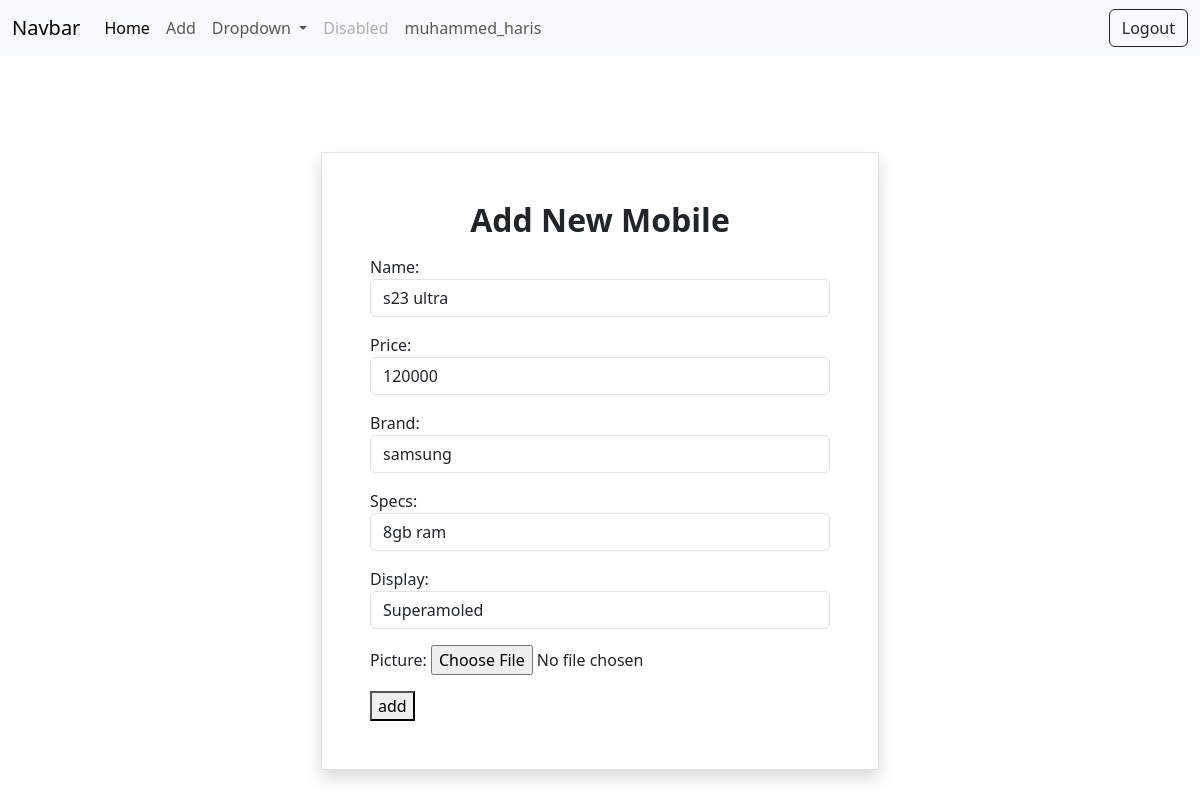
Before: /mobiles/6/change (signed in) with the older database file.
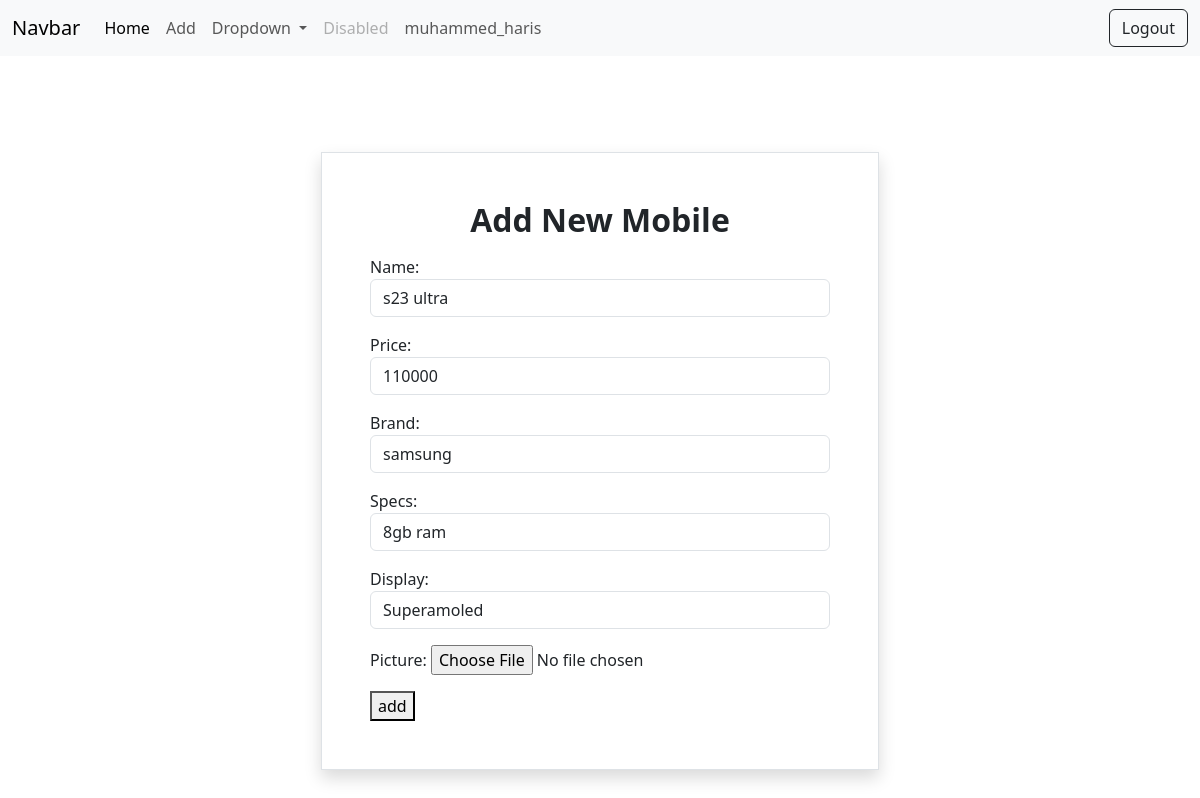
After: the same page with the newer database file.
### mobile/models.py (models this page shows, shortened)
class Mobiles(models.Model):
    name=models.CharField(max_length=200,unique=True)
    price=models.PositiveIntegerField()
    brand=models.CharField(max_length=200)
    specs=models.CharField(max_length=200)
    display=models.CharField(max_length=200)
    picture=models.ImageField(upload_to="images",null=True)

### mobile/views.py (the view, shortened to what this page needs)
# urls.py: path("mobiles/<int:pk>/change",views.MobileUpdateView.as_view(),name="mobile-change"),
@method_decorator(signin_required,name="dispatch")
class MobileUpdateView(View):
    def get(self,request,*args,**kwargs):
        id=kwargs.get("pk")
        obj=Mobiles.objects.get(id=id)
        form=MobileForm(instance=obj)
        return render(request,"mobile_edit.html",{"form":form})

### mobile/forms.py
class MobileForm(forms.ModelForm):
    class Meta:
        model=Mobiles
        fields="__all__"
        widgets={
            "name":forms.TextInput(attrs={"class":"form-control","placeholder":"enter name"}),
            "price":forms.NumberInput(attrs={"class":"form-control","placeholder":"enter price"}),
            "brand":forms.TextInput(attrs={"class":"form-control","placeholder":"enter brand name"}),
            "specs":forms.TextInput(attrs={"class":"form-control","placeholder":"enter specifications"}),
            "display":forms.TextInput(attrs={"class":"form-control","placeholder":"enter display type"}),
        }

### mobile/views.py (called while the page is built)
def signin_required(fn):
    def wrapper(request,*args,**kwargs):
        if not request.user.is_authenticated:
            messages.error(request,"invalid session")
            return redirect("signin")
        else:
            return fn(request,*args,**kwargs)
    return wrapper

### mobile/templates/mobile_edit.html (shortened to what this page needs)
{%extends 'base.html'%}
{%block body_block%}
<div class="container d-flex justify-content-center mt-5">
    <form action="" method="post" enctype="multipart/form-data" class="w-50 border shadow p-5 mt-5">
        <h2 class="text-center mb-3 fw-bolder">Add New Mobile</h2>
        {{form.as_p}}
        <button type="submit" class="">add</button>
    </form>
</div>
{%endblock%}

Changed rows visible on the page:
changed Mobiles "s23 ultra": price "120000" → "110000"
